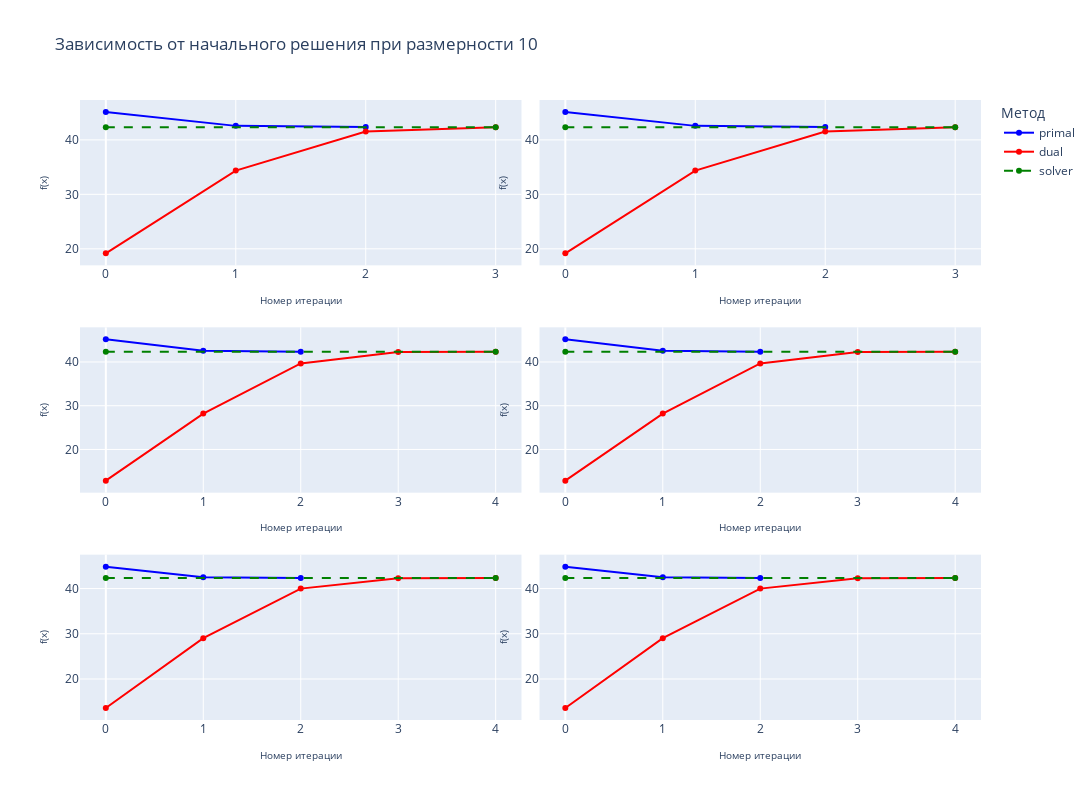

Here is the notebook cell this chart was saved with:
### Code cell
def comp_plot(dim=10):

    init_comp_data = raw_experiment_sheet.filter(pl.col("dim") == dim).limit(6).to_pandas().reset_index()

    fig = make_subplots(rows=3, cols=2, vertical_spacing=0.1, horizontal_spacing=0.02)

    for row in range(1, 4):
        for col in range(1, 3):
            show_legend = False
            if row == 1 and col == 1:
                show_legend = True

            primal = init_comp_data.loc[row, "newton_hist_y"]
            dual = init_comp_data.loc[row, "dual_newton_hist_y"]
            s = init_comp_data.loc[row, "cvxpy_y"]

            fig.add_scatter(y=primal, row=row, col=col, name="primal", line=dict(color="blue"), showlegend=show_legend)
            fig.add_scatter(y=dual, row=row, col=col, name="dual", line=dict(color="red"), showlegend=show_legend)
            
            fig.add_scatter(x=[0, max(len(primal), len(dual)) - 1], y=[s, s], 
                            line=dict(dash="dash", color="green"), name="solver", showlegend=show_legend, row=row, col=col)
            

            fig.update_xaxes(title_text="Номер итерации", row=row, col=col, title_font=dict(size=10))
            fig.update_yaxes(title_text="f(x)", row=row, col=col, title_font=dict(size=10))

    fig.update_layout(
        title_text=f"Зависимость от начального решения при размерности {dim}",
        legend_title="Метод",
        width=1500,     
        height=800, 
        )
    fig.show()

comp_plot(dim=10)

### Figure 1 — Plotly figure (JSON) as saved in the notebook; plotly's stock layout.template omitted (floating-point values rounded to 4 significant figures)
{"data": [{"line": {"color": "blue"}, "name": "primal", "showlegend": true, "type": "scatter", "xaxis": "x", "y": [45.12, 42.57, 42.34], "yaxis": "y"}, {"line": {"color": "red"}, "name": "dual", "showlegend": true, "type": "scatter", "xaxis": "x", "y": [19.17, 34.36, 41.54, 42.33], "yaxis": "y"}, {"line": {"color": "green", "dash": "dash"}, "name": "solver", "showlegend": true, "type": "scatter", "x": [0, 3], "xaxis": "x", "y": [42.34, 42.34], "yaxis": "y"}, {"line": {"color": "blue"}, "name": "primal", "showlegend": false, "type": "scatter", "xaxis": "x2", "y": [45.12, 42.57, 42.34], "yaxis": "y2"}, {"line": {"color": "red"}, "name": "dual", "showlegend": false, "type": "scatter", "xaxis": "x2", "y": [19.17, 34.36, 41.54, 42.33], "yaxis": "y2"}, {"line": {"color": "green", "dash": "dash"}, "name": "solver", "showlegend": false, "type": "scatter", "x": [0, 3], "xaxis": "x2", "y": [42.34, 42.34], "yaxis": "y2"}, {"line": {"color": "blue"}, "name": "primal", "showlegend": false, "type": "scatter", "xaxis": "x3", "y": [45.17, 42.58, 42.34], "yaxis": "y3"}, {"line": {"color": "red"}, "name": "dual", "showlegend": false, "type": "scatter", "xaxis": "x3", "y": [12.87, 28.2, 39.66, 42.25, 42.34], "yaxis": "y3"}, {"line": {"color": "green", "dash": "dash"}, "name": "solver", "showlegend": false, "type": "scatter", "x": [0, 4], "xaxis": "x3", "y": [42.34, 42.34], "yaxis": "y3"}, {"line": {"color": "blue"}, "name": "primal", "showlegend": false, "type": "scatter", "xaxis": "x4", "y": [45.17, 42.58, 42.34], "yaxis": "y4"}, {"line": {"color": "red"}, "name": "dual", "showlegend": false, "type": "scatter", "xaxis": "x4", "y": [12.87, 28.2, 39.66, 42.25, 42.34], "yaxis": "y4"}, {"line": {"color": "green", "dash": "dash"}, "name": "solver", "showlegend": false, "type": "scatter", "x": [0, 4], "xaxis": "x4", "y": [42.34, 42.34], "yaxis": "y4"}, {"line": {"color": "blue"}, "name": "primal", "showlegend": false, "type": "scatter", "xaxis": "x5", "y": [44.83, 42.52, 42.34], "yaxis": "y5"}, {"line": {"color": "red"}, "name": "dual", "showlegend": false, "type": "scatter", "xaxis": "x5", "y": [13.58, 29.03, 39.99, 42.27, 42.34], "yaxis": "y5"}, {"line": {"color": "green", "dash": "dash"}, "name": "solver", "showlegend": false, "type": "scatter", "x": [0, 4], "xaxis": "x5", "y": [42.34, 42.34], "yaxis": "y5"}, {"line": {"color": "blue"}, "name": "primal", "showlegend": false, "type": "scatter", "xaxis": "x6", "y": [44.83, 42.52, 42.34], "yaxis": "y6"}, {"line": {"color": "red"}, "name": "dual", "showlegend": false, "type": "scatter", "xaxis": "x6", "y": [13.58, 29.03, 39.99, 42.27, 42.34], "yaxis": "y6"}, {"line": {"color": "green", "dash": "dash"}, "name": "solver", "showlegend": false, "type": "scatter", "x": [0, 4], "xaxis": "x6", "y": [42.34, 42.34], "yaxis": "y6"}], "layout": {"height": 800, "legend": {"title": {"text": "Метод"}}, "title": {"text": "Зависимость от начального решения при размерности 10"}, "width": 1500, "xaxis": {"anchor": "y", "domain": [0, 0.49], "title": {"font": {"size": 10}, "text": "Номер итерации"}}, "xaxis2": {"anchor": "y2", "domain": [0.51, 1], "title": {"font": {"size": 10}, "text": "Номер итерации"}}, "xaxis3": {"anchor": "y3", "domain": [0, 0.49], "title": {"font": {"size": 10}, "text": "Номер итерации"}}, "xaxis4": {"anchor": "y4", "domain": [0.51, 1], "title": {"font": {"size": 10}, "text": "Номер итерации"}}, "xaxis5": {"anchor": "y5", "domain": [0, 0.49], "title": {"font": {"size": 10}, "text": "Номер итерации"}}, "xaxis6": {"anchor": "y6", "domain": [0.51, 1], "title": {"font": {"size": 10}, "text": "Номер итерации"}}, "yaxis": {"anchor": "x", "domain": [0.7333, 1], "title": {"font": {"size": 10}, "text": "f(x)"}}, "yaxis2": {"anchor": "x2", "domain": [0.7333, 1], "title": {"font": {"size": 10}, "text": "f(x)"}}, "yaxis3": {"anchor": "x3", "domain": [0.3667, 0.6333], "title": {"font": {"size": 10}, "text": "f(x)"}}, "yaxis4": {"anchor": "x4", "domain": [0.3667, 0.6333], "title": {"font": {"size": 10}, "text": "f(x)"}}, "yaxis5": {"anchor": "x5", "domain": [0, 0.2667], "title": {"font": {"size": 10}, "text": "f(x)"}}, "yaxis6": {"anchor": "x6", "domain": [0, 0.2667], "title": {"font": {"size": 10}, "text": "f(x)"}}}}
